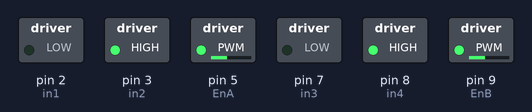
Simulated run of this sketch. Board: Arduino Uno, built with avr-gcc and run on an emulated ATmega328P. Parts: switched loads named in the sketch (green lamp = pin HIGH).

Above: at 0.05 s.
At 5.0 s:
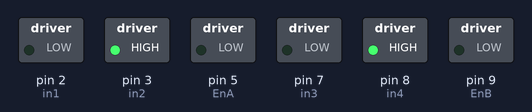
Timing chart, 0 to 5.8 s (numbered marks = the images above):
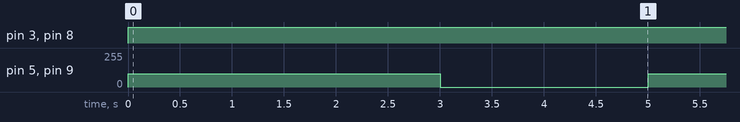

The sketch:

sketch_L298N_apr19a.ino
```cpp
int EnA = 5;  // conectado PWM para controlar la velocidad
int in1 = 2;  // Pin que controla el sentido de giro Motor A
int in2 = 3;  // Pin que controla el sentido de giro Motor A
int in3 = 7;  // Pin que controla el sentido de giro Motor B
int in4 = 8;  // Pin que controla el sentido de giro Motor B
int EnB = 9;  // conectado a PWM para controlar la velocidad

int VELOCIDAD;

void setup ()
{
  pinMode(EnA, OUTPUT);
  pinMode(in1, OUTPUT);    // Configura  los pines como salida
  pinMode(in2, OUTPUT);

  pinMode(in3, OUTPUT);    // Configura  los pines como salida
  pinMode(in4, OUTPUT);
  pinMode(EnB, OUTPUT);

}
void loop(){
  VELOCIDAD = 100;
  aAvance(VELOCIDAD);
  bAvance(VELOCIDAD);
  delay(3000);
  detieneAmbos();
  delay(2000);
}

void aAvance(int veloc){
   analogWrite(EnA, veloc);
   digitalWrite(in1, LOW);
   digitalWrite(in2, HIGH);
}

void bAvance(int veloc){
  analogWrite(EnB, veloc);
   digitalWrite(in3, LOW);
   digitalWrite(in4, HIGH);
}

void detieneAmbos(){
  analogWrite(EnA, 0);
  analogWrite(EnB, 0);
}
```

Measured:
- by itself, pin 3 (in2), pin 8 (in4): LOW → HIGH at 0.00 s
- by itself, pin 5 (EnA), pin 9 (EnB): alternates 100/255 for 3.0 s and 0/255 for 2.0 s
